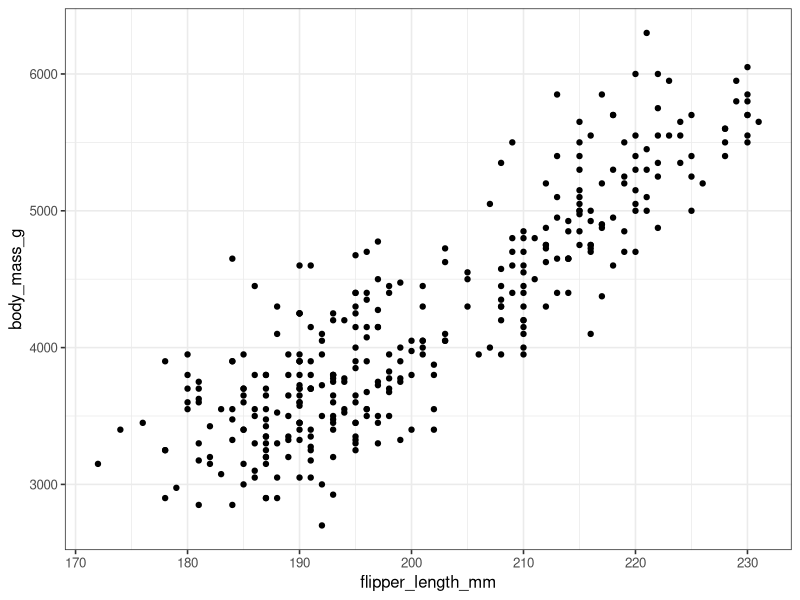
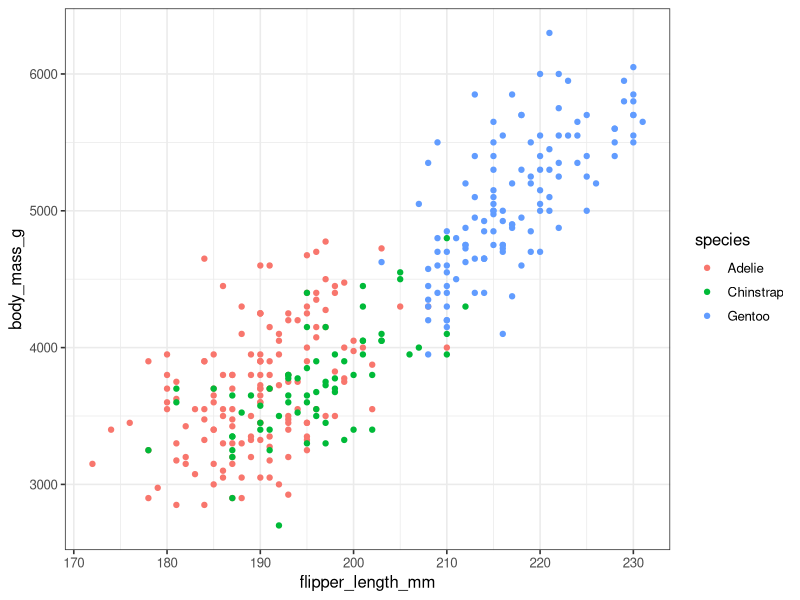
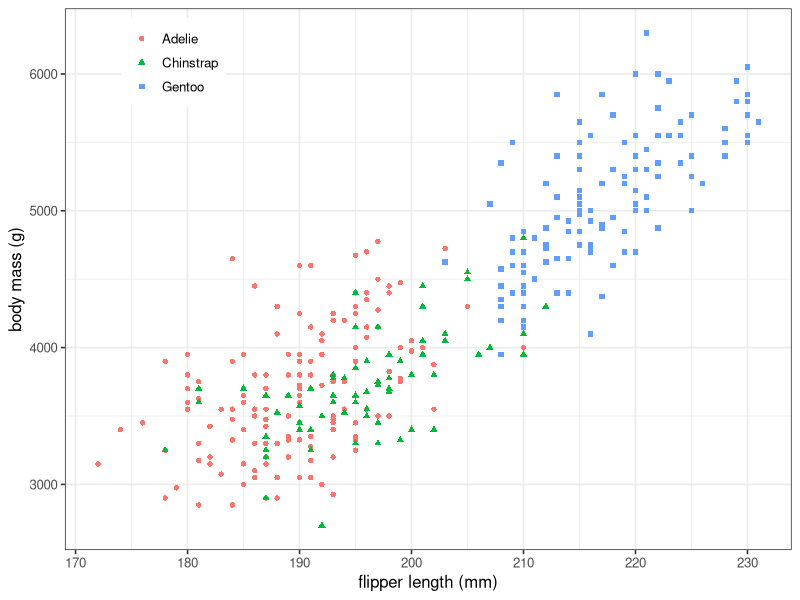
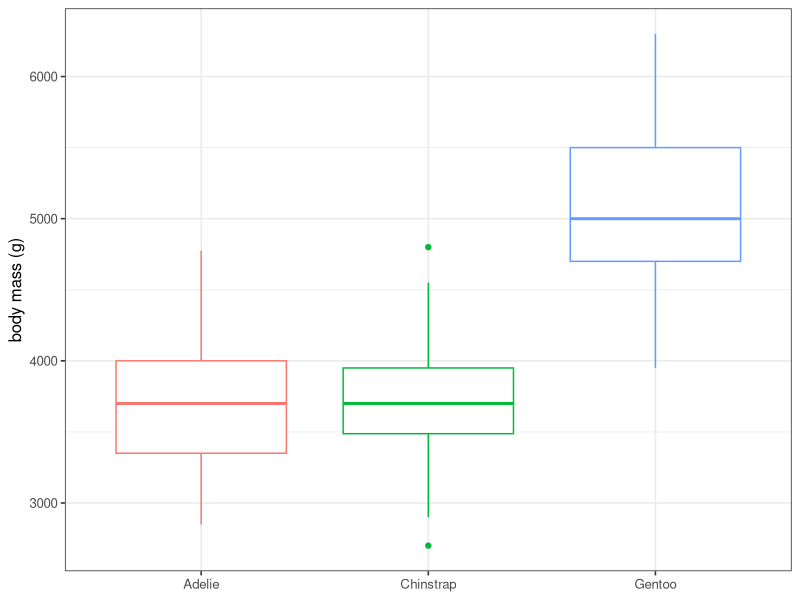

Reproduce these figures in R, in order. (Note: this script raises an error after producing the figures.)
## ---- chunk 1
#| message: false
library(tidyverse)
theme_set(theme_bw(base_size = 12))
## ---- chunk 2
#| message: false
# install.packages("palmerpenguins")
library(palmerpenguins)
data(penguins)

penguins |> 
  select(species, body_mass_g, flipper_length_mm)
## ---- chunk 3
ggplot(aes(x = flipper_length_mm, y = body_mass_g), 
       data = penguins) +
  geom_point()
## ---- chunk 4
ggplot(aes(x = flipper_length_mm, y = body_mass_g, 
           color = species), 
       data = penguins) +
  geom_point()
## ---- chunk 5
#| fig-cap: "publication-ready figure"
#| fig-height: 6
#| fig-width: 6
ggplot(aes(x = flipper_length_mm, y = body_mass_g, 
           color = species, shape = species), 
       data = penguins) +
  geom_point() +
  xlab("flipper length (mm)") + 
  ylab("body mass (g)") +
  guides(color = guide_legend(NULL),
         shape = guide_legend(NULL)) +
  theme(legend.position = "inside", 
        legend.position.inside = c(0.15, 0.9))
## ---- chunk 6
ggplot(aes(x = species, y = body_mass_g,
           color = species), 
       data = penguins) +
  geom_boxplot() +
  xlab(NULL) + ylab("body mass (g)") +
  guides(color = "none")

## ---- chunk 7
#| code-fold: true
sm |> 
  ggplot(aes(trt, reverse_digit)) +
  geom_boxplot() +
  xlab(NULL) + ylab("reverse digit span")
## ---- chunk 8
# install.packages("ggbeeswarm")
library(ggbeeswarm)

sm |> 
  ggplot(aes(trt, reverse_digit)) +
  geom_jitter(width = 0.1, height = 0.2) +
  geom_boxplot(fill = NA, outliers = FALSE) +
  xlab(NULL) + ylab("reverse digit span") +
  scale_y_continuous(breaks = 0:8, 
                     minor_breaks = NULL)

sm |> 
  ggplot(aes(trt, reverse_digit)) +
  geom_beeswarm() +
  geom_boxplot(fill = NA, outliers = FALSE) +
  xlab(NULL) + ylab("reverse digit span") +
  scale_y_continuous(breaks = 0:8, 
                     minor_breaks = NULL)
## ---- chunk 9
# install.packages("patchwork")

library(patchwork)

p1 <- ggplot(mtcars) + 
  geom_point(aes(mpg, disp))
p2 <- ggplot(mtcars) + 
  geom_boxplot(aes(gear, disp, group = gear))

p1 + p2 + plot_annotation(tag_levels = "A")
